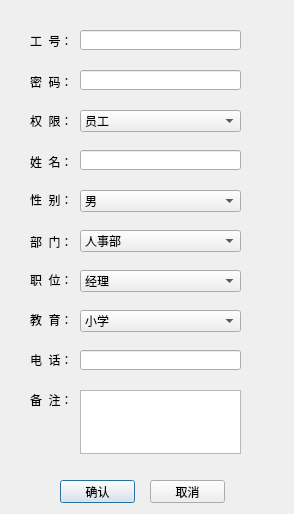
<?xml version="1.0" encoding="UTF-8"?>
<ui version="4.0">
 <class>addStaff</class>
 <widget class="QDialog" name="addStaff">
  <property name="geometry">
   <rect>
    <x>0</x>
    <y>0</y>
    <width>294</width>
    <height>514</height>
   </rect>
  </property>
  <property name="windowTitle">
   <string>Dialog</string>
  </property>
  <widget class="QLabel" name="label">
   <property name="geometry">
    <rect>
     <x>30</x>
     <y>30</y>
     <width>54</width>
     <height>21</height>
    </rect>
   </property>
   <property name="text">
    <string>工  号：</string>
   </property>
  </widget>
  <widget class="QLineEdit" name="lineEdit">
   <property name="geometry">
    <rect>
     <x>80</x>
     <y>30</y>
     <width>161</width>
     <height>20</height>
    </rect>
   </property>
  </widget>
  <widget class="QLabel" name="label_2">
   <property name="geometry">
    <rect>
     <x>30</x>
     <y>72</y>
     <width>54</width>
     <height>20</height>
    </rect>
   </property>
   <property name="text">
    <string>密  码：</string>
   </property>
  </widget>
  <widget class="QLineEdit" name="lineEdit_2">
   <property name="geometry">
    <rect>
     <x>80</x>
     <y>70</y>
     <width>161</width>
     <height>20</height>
    </rect>
   </property>
  </widget>
  <widget class="QLabel" name="label_3">
   <property name="geometry">
    <rect>
     <x>30</x>
     <y>110</y>
     <width>54</width>
     <height>21</height>
    </rect>
   </property>
   <property name="text">
    <string>权  限：</string>
   </property>
  </widget>
  <widget class="QComboBox" name="comboBox">
   <property name="geometry">
    <rect>
     <x>80</x>
     <y>110</y>
     <width>161</width>
     <height>22</height>
    </rect>
   </property>
   <item>
    <property name="text">
     <string>员工</string>
    </property>
   </item>
   <item>
    <property name="text">
     <string>管理员</string>
    </property>
   </item>
  </widget>
  <widget class="QLabel" name="label_4">
   <property name="geometry">
    <rect>
     <x>30</x>
     <y>152</y>
     <width>54</width>
     <height>20</height>
    </rect>
   </property>
   <property name="text">
    <string>姓  名：</string>
   </property>
  </widget>
  <widget class="QLineEdit" name="lineEdit_3">
   <property name="geometry">
    <rect>
     <x>80</x>
     <y>150</y>
     <width>161</width>
     <height>20</height>
    </rect>
   </property>
  </widget>
  <widget class="QLabel" name="label_5">
   <property name="geometry">
    <rect>
     <x>30</x>
     <y>190</y>
     <width>54</width>
     <height>20</height>
    </rect>
   </property>
   <property name="text">
    <string>性  别：</string>
   </property>
  </widget>
  <widget class="QComboBox" name="comboBox_2">
   <property name="geometry">
    <rect>
     <x>80</x>
     <y>190</y>
     <width>161</width>
     <height>22</height>
    </rect>
   </property>
   <item>
    <property name="text">
     <string>男</string>
    </property>
   </item>
   <item>
    <property name="text">
     <string>女</string>
    </property>
   </item>
  </widget>
  <widget class="QLabel" name="label_6">
   <property name="geometry">
    <rect>
     <x>30</x>
     <y>232</y>
     <width>54</width>
     <height>20</height>
    </rect>
   </property>
   <property name="text">
    <string>部  门：</string>
   </property>
  </widget>
  <widget class="QComboBox" name="comboBox_3">
   <property name="geometry">
    <rect>
     <x>80</x>
     <y>230</y>
     <width>161</width>
     <height>22</height>
    </rect>
   </property>
   <item>
    <property name="text">
     <string>人事部</string>
    </property>
   </item>
   <item>
    <property name="text">
     <string>技术部</string>
    </property>
   </item>
   <item>
    <property name="text">
     <string>宣传部</string>
    </property>
   </item>
   <item>
    <property name="text">
     <string>清洁部</string>
    </property>
   </item>
  </widget>
  <widget class="QLabel" name="label_7">
   <property name="geometry">
    <rect>
     <x>30</x>
     <y>310</y>
     <width>54</width>
     <height>20</height>
    </rect>
   </property>
   <property name="text">
    <string>教  育：</string>
   </property>
  </widget>
  <widget class="QComboBox" name="comboBox_4">
   <property name="geometry">
    <rect>
     <x>80</x>
     <y>310</y>
     <width>161</width>
     <height>22</height>
    </rect>
   </property>
   <item>
    <property name="text">
     <string>小学</string>
    </property>
   </item>
   <item>
    <property name="text">
     <string>初中</string>
    </property>
   </item>
   <item>
    <property name="text">
     <string>高中</string>
    </property>
   </item>
   <item>
    <property name="text">
     <string>职业高中</string>
    </property>
   </item>
   <item>
    <property name="text">
     <string>本科</string>
    </property>
   </item>
   <item>
    <property name="text">
     <string>大专</string>
    </property>
   </item>
   <item>
    <property name="text">
     <string>硕士</string>
    </property>
   </item>
   <item>
    <property name="text">
     <string>博士</string>
    </property>
   </item>
   <item>
    <property name="text">
     <string>博士后</string>
    </property>
   </item>
  </widget>
  <widget class="QLabel" name="label_8">
   <property name="geometry">
    <rect>
     <x>30</x>
     <y>350</y>
     <width>54</width>
     <height>20</height>
    </rect>
   </property>
   <property name="text">
    <string>电  话：</string>
   </property>
  </widget>
  <widget class="QLineEdit" name="lineEdit_4">
   <property name="geometry">
    <rect>
     <x>80</x>
     <y>350</y>
     <width>161</width>
     <height>20</height>
    </rect>
   </property>
  </widget>
  <widget class="QLabel" name="label_9">
   <property name="geometry">
    <rect>
     <x>30</x>
     <y>390</y>
     <width>54</width>
     <height>20</height>
    </rect>
   </property>
   <property name="text">
    <string>备  注：</string>
   </property>
  </widget>
  <widget class="QPlainTextEdit" name="plainTextEdit">
   <property name="geometry">
    <rect>
     <x>80</x>
     <y>390</y>
     <width>161</width>
     <height>64</height>
    </rect>
   </property>
  </widget>
  <widget class="QPushButton" name="pushButton">
   <property name="geometry">
    <rect>
     <x>60</x>
     <y>480</y>
     <width>75</width>
     <height>23</height>
    </rect>
   </property>
   <property name="text">
    <string>确认</string>
   </property>
  </widget>
  <widget class="QPushButton" name="pushButton_2">
   <property name="geometry">
    <rect>
     <x>150</x>
     <y>480</y>
     <width>75</width>
     <height>23</height>
    </rect>
   </property>
   <property name="text">
    <string>取消</string>
   </property>
  </widget>
  <widget class="QLabel" name="label_10">
   <property name="geometry">
    <rect>
     <x>30</x>
     <y>270</y>
     <width>54</width>
     <height>20</height>
    </rect>
   </property>
   <property name="text">
    <string>职  位：</string>
   </property>
  </widget>
  <widget class="QComboBox" name="comboBox_5">
   <property name="geometry">
    <rect>
     <x>80</x>
     <y>270</y>
     <width>161</width>
     <height>22</height>
    </rect>
   </property>
   <item>
    <property name="text">
     <string>经理</string>
    </property>
   </item>
   <item>
    <property name="text">
     <string>副经理</string>
    </property>
   </item>
   <item>
    <property name="text">
     <string>职员</string>
    </property>
   </item>
  </widget>
 </widget>
 <resources/>
 <connections/>
</ui>
